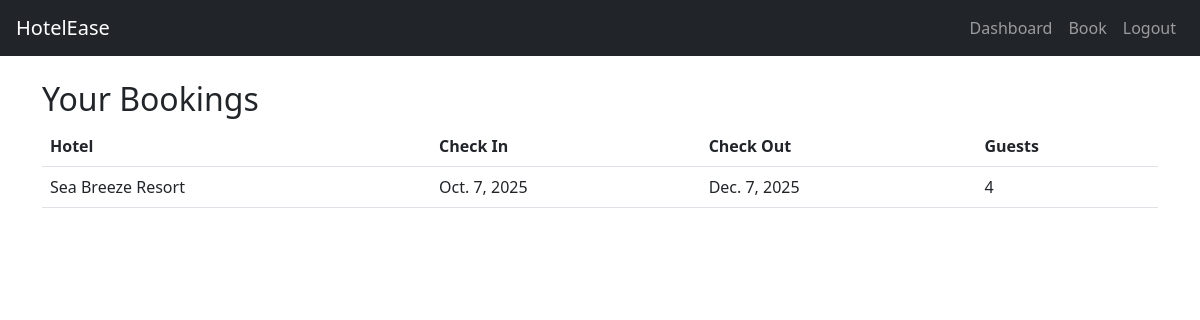
The page /dashboard/ (signed in) on the database its author committed.
### booking/models.py (models this page shows, shortened)
class Booking(models.Model):
    user = models.ForeignKey(User, on_delete=models.CASCADE)
    hotel = models.ForeignKey(Hotel, on_delete=models.CASCADE)
    check_in = models.DateField()
    check_out = models.DateField()
    guests = models.PositiveIntegerField()

class Hotel(models.Model):
    name = models.CharField(max_length=100)
    location = models.CharField(max_length=100)
    description = models.TextField()
    price_per_night = models.DecimalField(max_digits=6, decimal_places=2)
    image = models.ImageField(upload_to='hotel_images/', null=True, blank=True)

### booking/views.py (the view)
# urls.py: path('dashboard/', views.dashboard, name='dashboard'),
@login_required
def dashboard(request):
    bookings = Booking.objects.filter(user=request.user)
    return render(request, 'booking/dashboard.html', {'bookings': bookings})

### booking/templates/booking/dashboard.html
{% extends 'booking/base.html' %}
{% block content %}
<h2>Your Bookings</h2>
<table class="table">
  <thead>
    <tr>
      <th>Hotel</th>
      <th>Check In</th>
      <th>Check Out</th>
      <th>Guests</th>
    </tr>
  </thead>
  <tbody>
    {% for booking in bookings %}
    <tr>
      <td>{{ booking.hotel.name }}</td>
      <td>{{ booking.check_in }}</td>
      <td>{{ booking.check_out }}</td>
      <td>{{ booking.guests }}</td>
    </tr>
    {% endfor %}
  </tbody>
</table>
{% endblock %}

### rows shown on the page
Booking: hotel.name "Sea Breeze Resort", check_in "Oct. 7, 2025", check_out "Dec. 7, 2025", guests "4"
